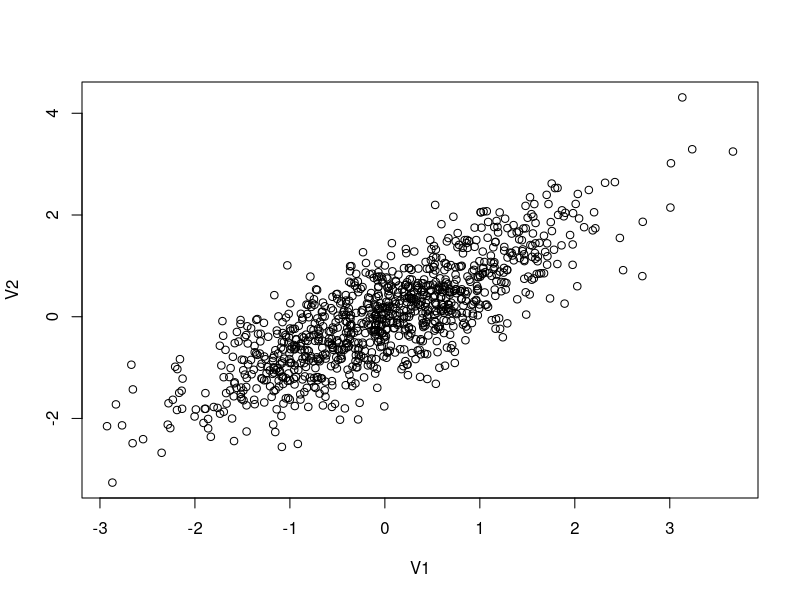
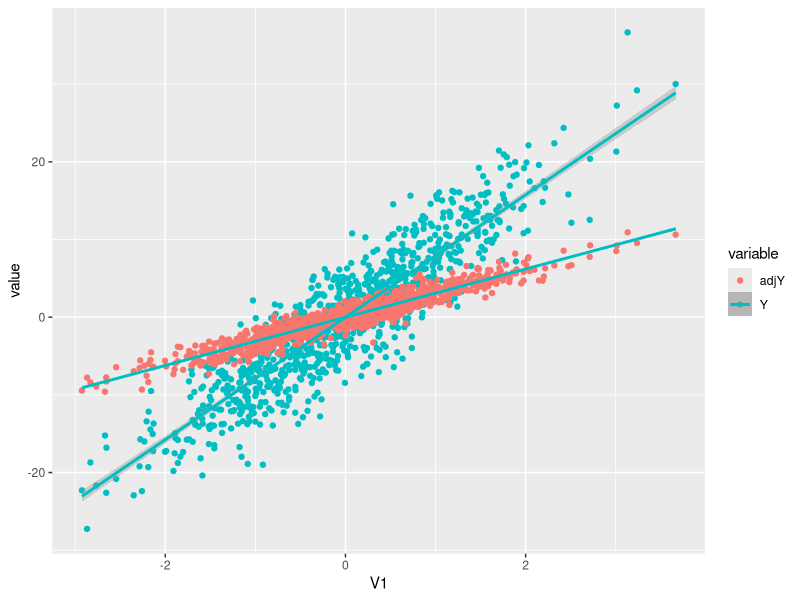
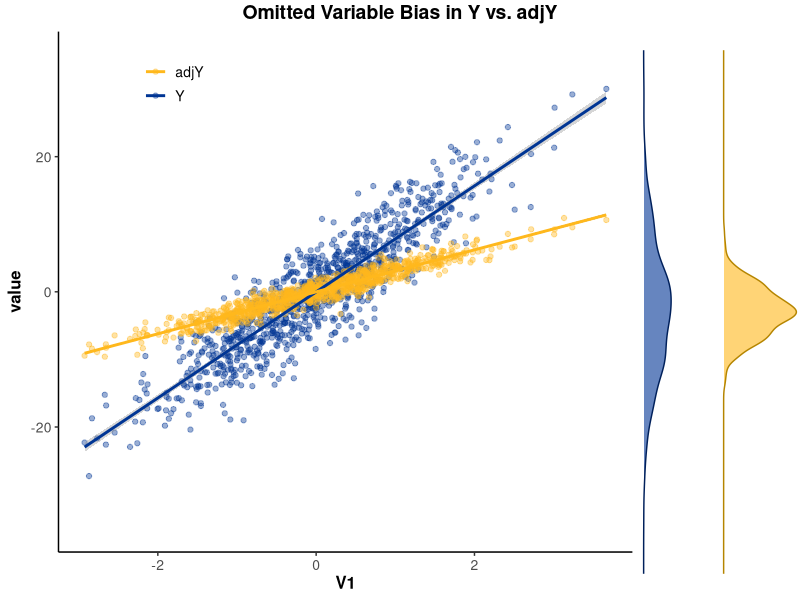

Generate these figures, in order, with R:
## ---- chunk 1
knitr::opts_chunk$set(echo = TRUE)
## ---- chunk 2
#This is a comment, alone in a chunk. 

## ---- chunk 3
library(MASS)
library(ggplot2)

out <- as.data.frame(mvrnorm(1000, mu = c(0,0), 
                     Sigma = matrix(c(1,0.8,0.8,1), ncol = 2), 
                     empirical = TRUE))
cor(out)
plot(out)

## ---- chunk 4
out$error<-rnorm(1000, mean=0, sd=1)

#The data generating process
B1<-3
B2<-6

out$Y<-out$V1*B1+out$V2*B2+out$error
## ---- chunk 5
ps1_reg1 <- lm(data=out, Y ~ V1+V2)
summary(ps1_reg1)

beta1 <- coef(ps1_reg1)[2]
beta2 <- coef(ps1_reg1)[3]

## ---- chunk 6
ps1_reg2 <- lm(data=out, Y ~ V1)
summary(ps1_reg2)

beta1_OVB <- coef(ps1_reg1)[2]
beta1_OVB

## ---- chunk 7

out$adjY <- out$Y - beta2*out$V2

ps1_reg2 <- lm(data=out, adjY ~ V1)
summary(ps1_reg2)

## ---- chunk 8
plotted<-ggplot(out, aes(V1, y = value, color = variable)) + 
    geom_point(aes(y = Y, col = "Y")) + 
    geom_point(aes(y = adjY, col = "adjY"))+
    geom_smooth(method='lm', aes(y = Y, col = "Y"))+
    geom_smooth(method='lm', aes(y = adjY, col = "Y"))

plotted

## ---- chunk 9
# You'll need to install the ggpubr package before using. 
library(ggpubr)

p1 <- ggplot(out, aes(V1, y = value)) + 
    geom_point(aes(y = Y, col = "Y"), alpha=0.4) + 
    geom_point(aes(y = adjY, col = "adjY"), alpha=0.4)+ 
    geom_smooth(method='lm', aes(y = Y, col = "Y"))+
    geom_smooth(method='lm', aes(y = adjY, col = "adjY")) +
	scale_color_manual(values=c("#FFB81C", "#003594")) +
	scale_y_continuous(limits=c(-35, 35)) +
	theme_classic() +
	theme(
		legend.position = c(0.2, 0.90),
		legend.key = element_rect(fill = "white", color = "white"),
		legend.text = element_text(size = 10),
		legend.title = element_blank(),
		axis.title = element_text(size = 12, face = "bold"),
		axis.text = element_text(size = 10)
		) +
	guides(color=guide_legend(override.aes=list(fill=NA)))
p2 <- ggplot(out, aes(x=Y)) + 
	geom_density(color="#00205B", fill="#003594", alpha=0.6) + 
	theme(axis.text.x = element_blank(),  axis.text.y = element_blank()) + 
	scale_x_continuous(limits=c(-35, 35)) + 
	scale_y_continuous(limits=c(0, 0.125)) +
	coord_flip() +
	theme_void()
p3 <- ggplot(out, aes(x=adjY)) + 
	geom_density(color="#B58500", fill="#FFB81C", alpha=0.6) + 
	theme(axis.text.x = element_blank(),  axis.text.y = element_blank()) + 
	scale_x_continuous(limits=c(-35, 35)) + 
	coord_flip() +
	theme_void()
improved <- ggarrange(p1, p2, p3, widths=c(4, 0.5, 0.5), heights=c(3, 0.6, 0.6), ncol=3)
annotate_figure(improved, top = text_grob("Omitted Variable Bias in Y vs. adjY", face = "bold", size = "14"))


